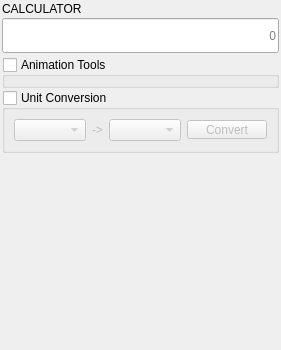
<?xml version="1.0" encoding="UTF-8"?>
<ui version="4.0">
 <class>QtUi</class>
 <widget class="QMainWindow" name="QtUi">
  <property name="geometry">
   <rect>
    <x>0</x>
    <y>0</y>
    <width>250</width>
    <height>350</height>
   </rect>
  </property>
  <property name="accessibleDescription">
   <string>Evaluate math expressions, convert length units and turn frames into seconds.</string>
  </property>
  <widget class="QWidget" name="central_widget">
   <layout class="QVBoxLayout" name="verticalLayout">
    <property name="spacing">
     <number>2</number>
    </property>
    <property name="leftMargin">
     <number>2</number>
    </property>
    <property name="topMargin">
     <number>2</number>
    </property>
    <property name="rightMargin">
     <number>2</number>
    </property>
    <property name="bottomMargin">
     <number>2</number>
    </property>
    <item>
     <widget class="Header" name="header">
      <property name="text">
       <string>CALCULATOR</string>
      </property>
     </widget>
    </item>
    <item>
     <widget class="QLineEdit" name="txt_display">
      <property name="minimumSize">
       <size>
        <width>0</width>
        <height>35</height>
       </size>
      </property>
      <property name="font">
       <font>
        <pointSize>14</pointSize>
       </font>
      </property>
      <property name="alignment">
       <set>Qt::AlignRight|Qt::AlignTrailing|Qt::AlignVCenter</set>
      </property>
      <property name="placeholderText">
       <string>0</string>
      </property>
     </widget>
    </item>
    <item>
     <widget class="QWidget" name="calc_container">
      <layout class="QGridLayout" name="grid_calc">
       <property name="spacing">
        <number>2</number>
       </property>
       <property name="leftMargin">
        <number>0</number>
       </property>
       <property name="topMargin">
        <number>0</number>
       </property>
       <property name="rightMargin">
        <number>0</number>
       </property>
       <property name="bottomMargin">
        <number>0</number>
       </property>
      </layout>
     </widget>
    </item>
    <item>
     <widget class="CollapsableGroup" name="maya_container">
      <property name="title">
       <string>Animation Tools</string>
      </property>
      <property name="checkable">
       <bool>true</bool>
      </property>
      <property name="checked">
       <bool>false</bool>
      </property>
      <layout class="QGridLayout" name="grid_maya">
       <property name="spacing">
        <number>2</number>
       </property>
       <property name="leftMargin">
        <number>0</number>
       </property>
       <property name="topMargin">
        <number>0</number>
       </property>
       <property name="rightMargin">
        <number>0</number>
       </property>
       <property name="bottomMargin">
        <number>0</number>
       </property>
      </layout>
     </widget>
    </item>
    <item>
     <widget class="CollapsableGroup" name="grp_units">
      <property name="title">
       <string>Unit Conversion</string>
      </property>
      <property name="checkable">
       <bool>true</bool>
      </property>
      <property name="checked">
       <bool>false</bool>
      </property>
      <layout class="QHBoxLayout" name="layout_units">
       <item>
        <widget class="QComboBox" name="cmb_unit_from"/>
       </item>
       <item>
        <widget class="QLabel" name="label">
         <property name="text">
          <string>-&gt;</string>
         </property>
         <property name="alignment">
          <set>Qt::AlignCenter</set>
         </property>
        </widget>
       </item>
       <item>
        <widget class="QComboBox" name="cmb_unit_to"/>
       </item>
       <item>
        <widget class="QPushButton" name="btn_convert">
         <property name="maximumSize">
          <size>
           <width>16777215</width>
           <height>19</height>
          </size>
         </property>
         <property name="minimumSize">
          <size>
           <width>0</width>
           <height>19</height>
          </size>
         </property>
         <property name="text">
          <string>Convert</string>
         </property>
        </widget>
       </item>
      </layout>
     </widget>
    </item>
    <item>
     <spacer name="verticalSpacer">
      <property name="orientation">
       <enum>Qt::Vertical</enum>
      </property>
      <property name="sizeHint" stdset="0">
       <size>
        <width>20</width>
        <height>40</height>
       </size>
      </property>
     </spacer>
    </item>
    <item>
     <widget class="Footer" name="footer" native="true">
      <property name="minimumSize">
       <size>
        <width>0</width>
        <height>19</height>
       </size>
      </property>
      <property name="maximumSize">
       <size>
        <width>16777215</width>
        <height>19</height>
       </size>
      </property>
     </widget>
    </item>
   </layout>
  </widget>
 </widget>
 <customwidgets>
  <customwidget>
   <class>Footer</class>
   <extends>QWidget</extends>
   <header>uitk.widgets.footer</header>
  </customwidget>
  <customwidget>
   <class>Header</class>
   <extends>QLabel</extends>
   <header>uitk.widgets.header</header>
  </customwidget>
  <customwidget>
   <class>CollapsableGroup</class>
   <extends>QGroupBox</extends>
   <header>uitk.widgets.collapsableGroup</header>
  </customwidget>
 </customwidgets>
 <resources/>
 <connections/>
</ui>
